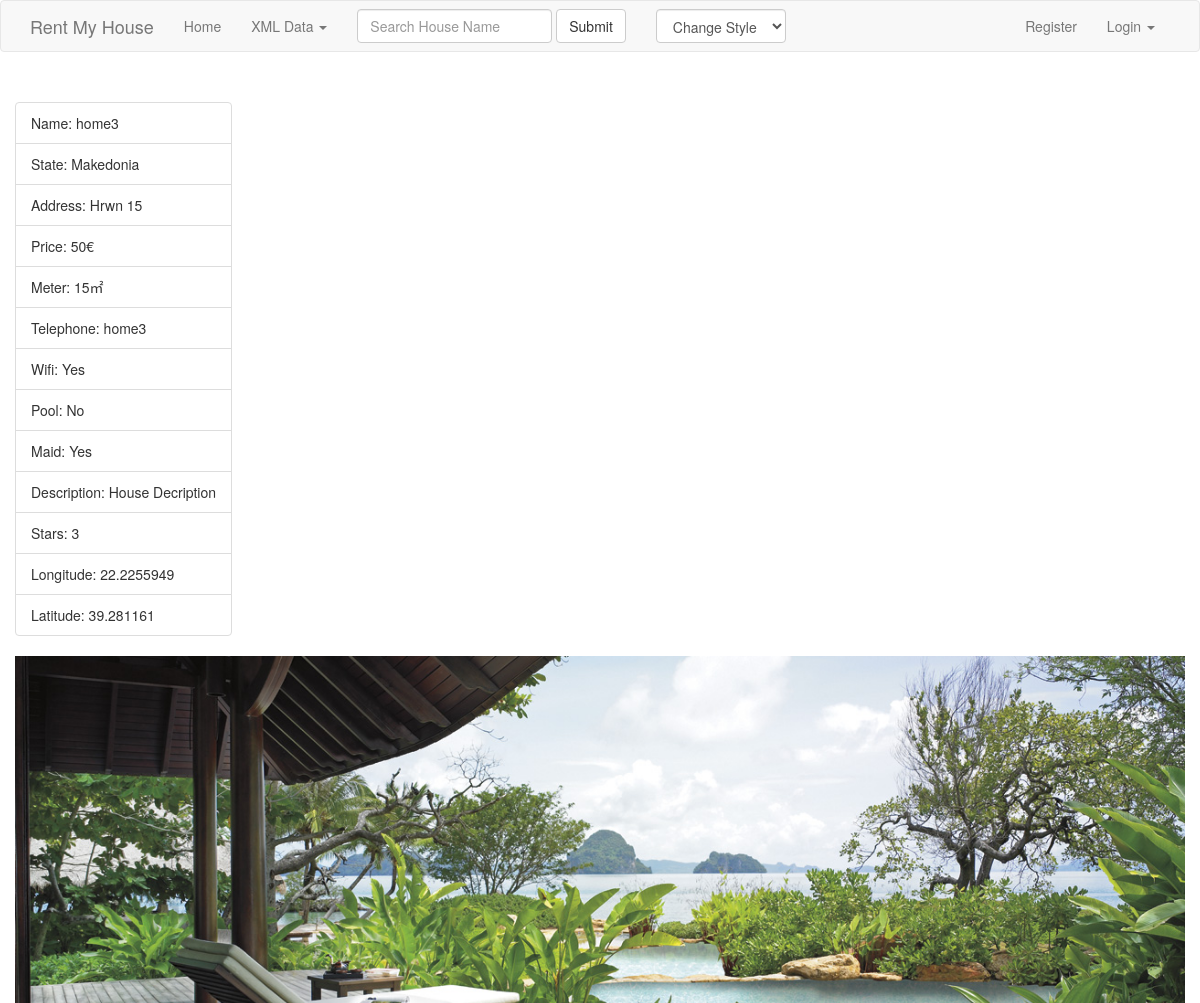
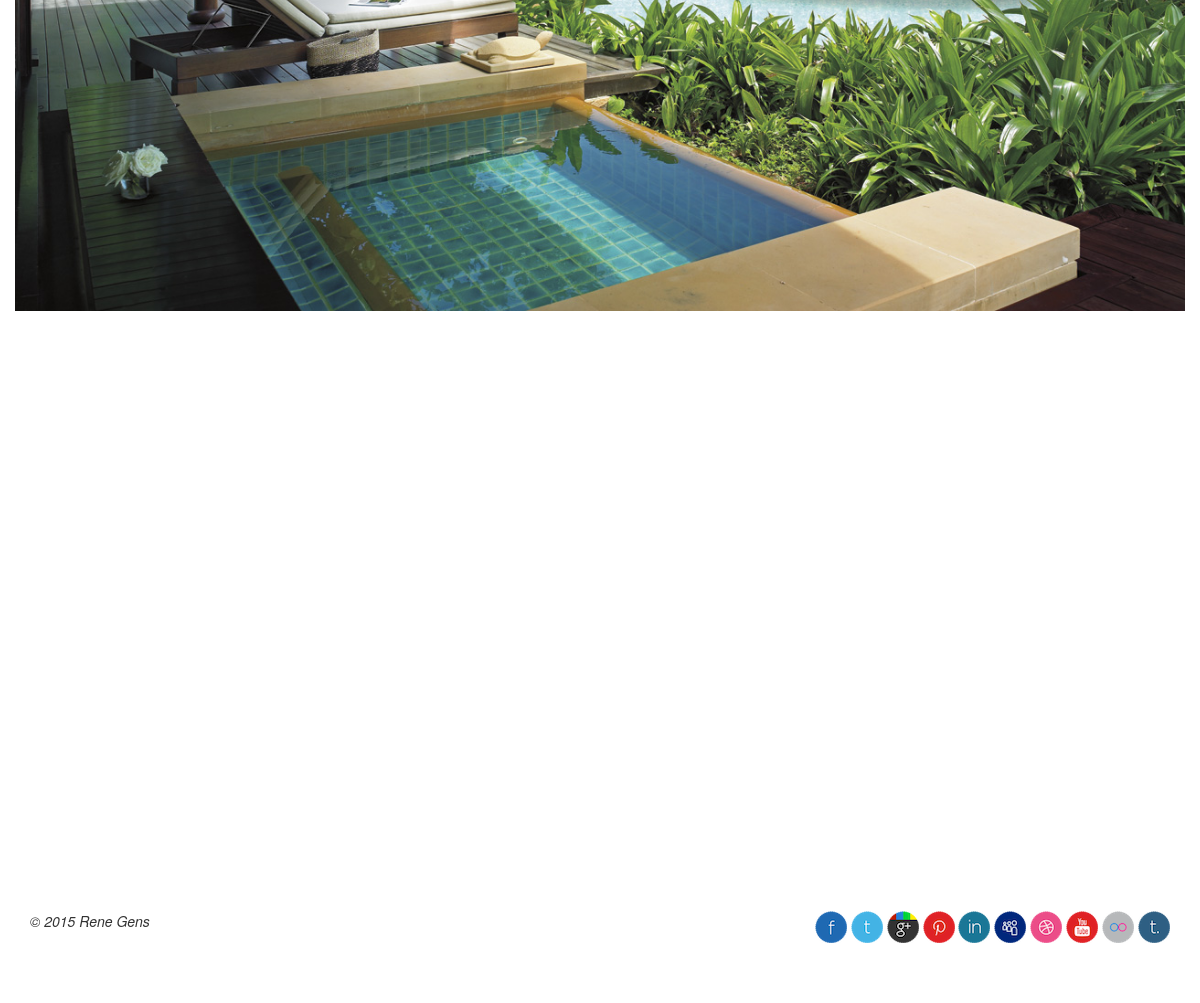
/view_searchresults-details.php?simpleSearch=home3, run on the app's committed database (2 pictures, top to bottom).
### tables this page shows
CREATE TABLE IF NOT EXISTS `houses` (
  `houseID` int(11) NOT NULL,
  `name` varchar(50) NOT NULL,
  `state` varchar(200) NOT NULL,
  `address` varchar(200) NOT NULL,
  `price` double NOT NULL,
  `meter` double NOT NULL,
  `telephone` int(15) NOT NULL,
  `wifi` tinyint(4) DEFAULT '0',
  `pool` tinyint(4) DEFAULT '0',
  `maid` tinyint(4) DEFAULT '0',
  `description` varchar(500) NOT NULL,
  `stars` smallint(6) NOT NULL,
  `longitude` double NOT NULL,
  `latitude` double NOT NULL,
  `imageName` varchar(100) DEFAULT NULL,
  `users_id` int(11) NOT NULL
);

### view_searchresults-details.php (the view, shortened to what this page needs)
<?php
require("config.php");
if (isset($_GET['simpleSearch'])){
    $query = ("SELECT * FROM houses WHERE name=:name");
    try {
        $statement = $db->prepare($query);
        $statement->execute(array(':name'=> $_GET['simpleSearch']));
        if ($statement->rowCount() > 0){
        while ($row = $statement->fetch()) {
            $name = $row['name'];
            $state = $row['state'];
            $address = $row['address'];
            $price = $row['price'];
            $meter = $row['meter'];
            $wifi = $row['wifi'];
            $pool = $row['pool'];
            $maid = $row['maid'];
            $description = $row['description'];
            $stars = $row['stars'];
            $imageLink = $row['imageName'];
            $longitude  = $row['longitude'];
            $latitude = $row['latitude'];
            }
        }else header('Location: view_advanced-search.php');
    } catch (PDOException $ex) {
        header('Location: index.php?msg=no-connection-to-server');
        exit();
    }
}else header('Location: view_advanced-search.php');
require("view_head.php");
require("view_navbar.php");
?>
    <div class="container">
        <div class="row">
                <ul class="list-group pull-left">
                    <li class="list-group-item">Name: <?php echo $name ?></li>
                    <li class="list-group-item">State: <?php echo $state ?></li>
                    <li class="list-group-item">Address: <?php echo $address ?></li>
                    <li class="list-group-item">Price: <?php echo $price.'&#8364' ?></li>
                    <li class="list-group-item">Meter: <?php echo $meter.'&#13217' ?></li>
                    <li class="list-group-item">Telephone: <?php echo $name ?></li>
                    <li class="list-group-item">Wifi: <?php if ($wifi==1){echo "Yes";} else {echo "No";} ?></li>
                    <li class="list-group-item">Pool: <?php if ($pool==1){echo "Yes";} else {echo "No";} ?></li>
                    <li class="list-group-item">Maid: <?php if ($maid==1){echo "Yes";} else {echo "No";} ?></li>
                    <li class="list-group-item">Description: <?php echo $description ?></li>
                    <li class="list-group-item">Stars: <?php echo $stars ?></li>
                    <li class="list-group-item">Longitude: <?php echo $longitude ?></li>
                    <li class="list-group-item">Latitude: <?php echo $latitude ?></li>
                </ul>
            <img class="img-responsive pull-right" src="<?php echo $imageLink; ?>">
            </div>
    </div>
    <div class="container">
       <div style="width:1000px;height:500px;" id="map-canvas"></div>
    </div>
<?php require("view_footer.php"); ?>

### css/style.css (style rules this page uses)
.container > .row { padding: 50px 0; }

### data on the page
houses: name "home3", state "Makedonia", address "Hrwn 15", price "50", meter "15", description "House Decription", stars "3", longitude "22.2255949", latitude "39.281161", imageName (picture)
